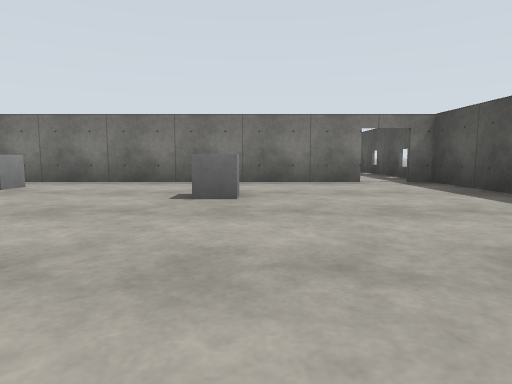
[1] (above)

24 first-person views from a walk through a world built for the Gazebo simulator. The camera is 0.94 m above the floor, tilts 6° down and sees 75° across. The floor is counted in squares, 2 m on a side. Each view is taken from the middle of a square. On the plan, view 1 faces up. The plan holds only what a view shows up to about 9 squares ahead; the rest is blank. Simple patterns stand in for the simulator's built-in surfaces.

[2]
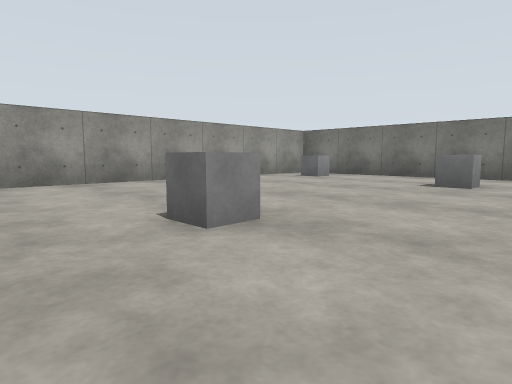

[3]
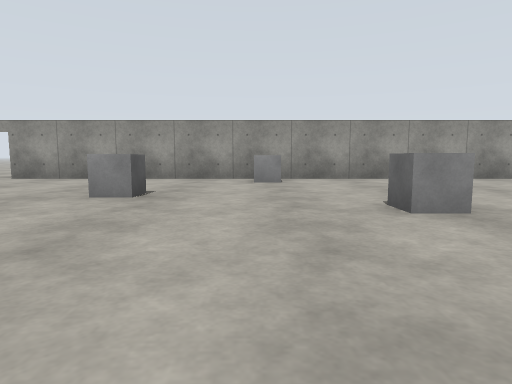

[4]
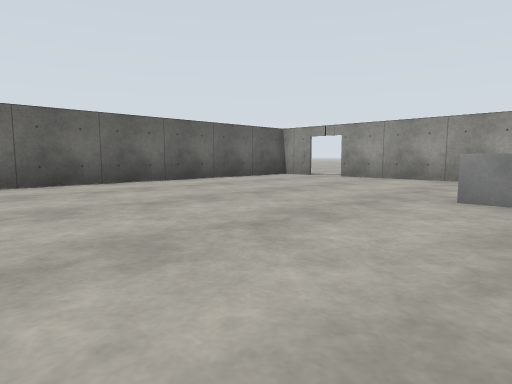

[5]
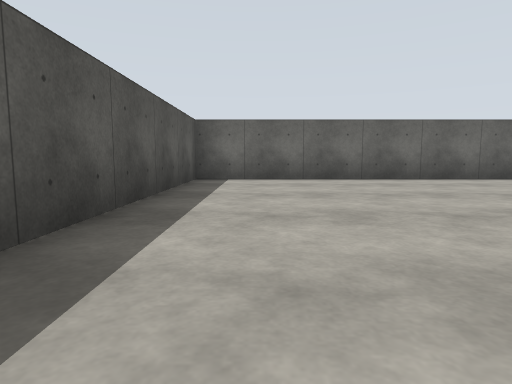

[6]
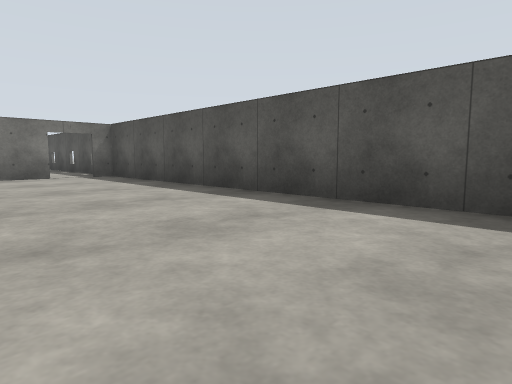

[7]
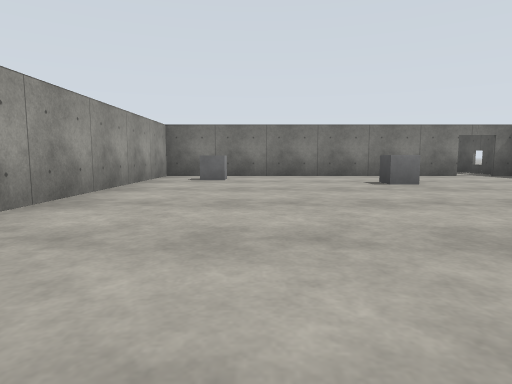

[8]
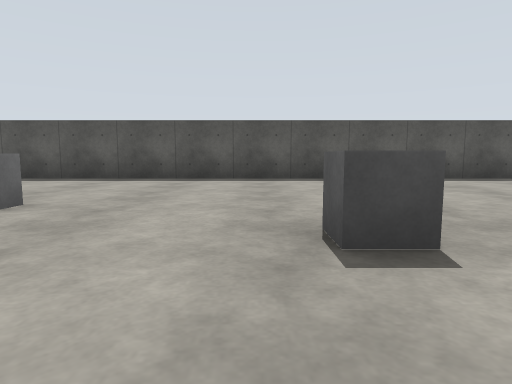

[9]
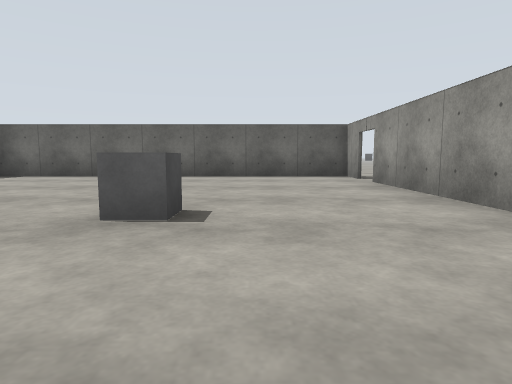

[10]
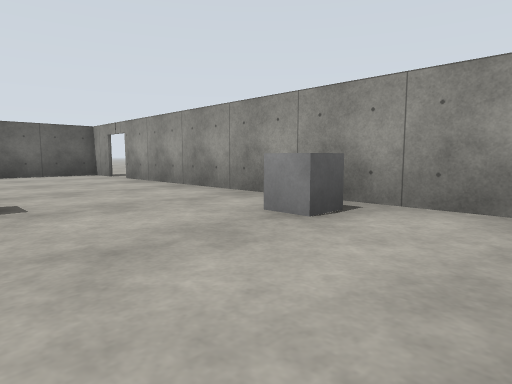

[11]
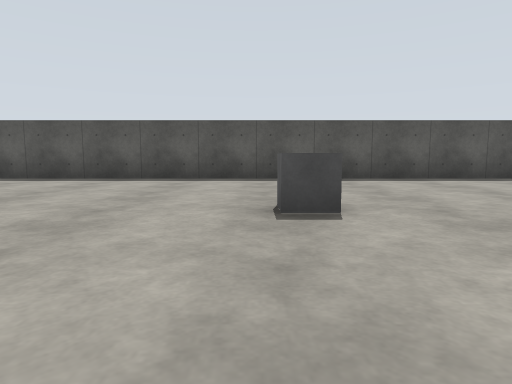

[12]
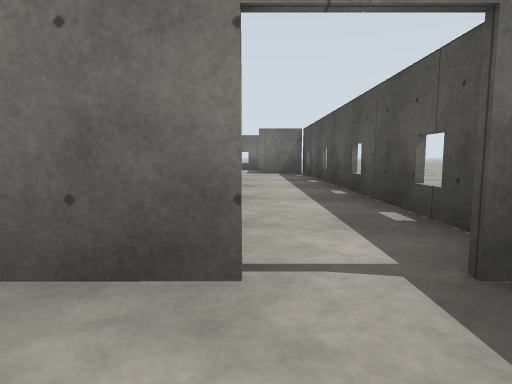

[13]
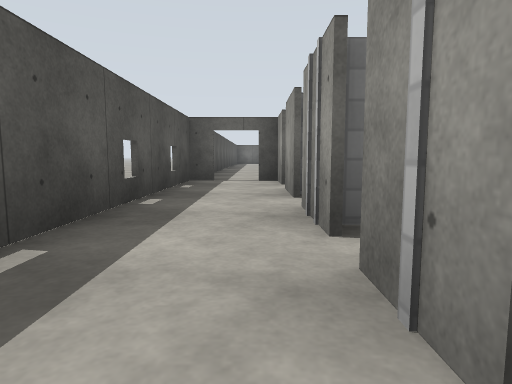

[14]
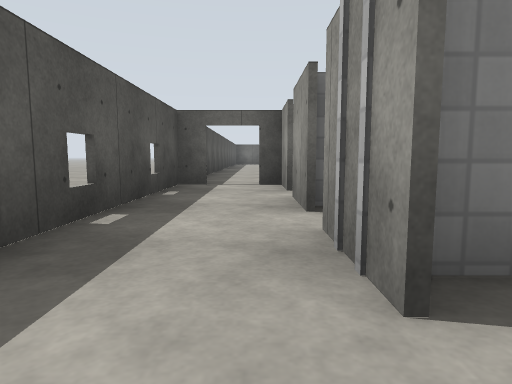

[15]
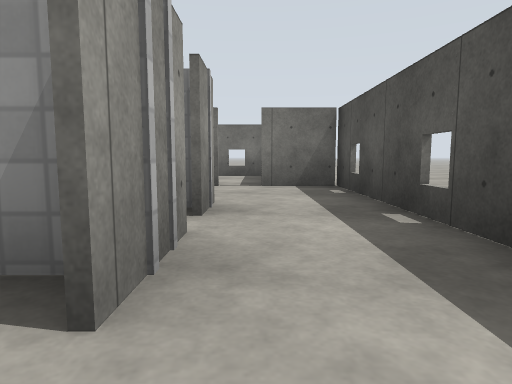

[16]
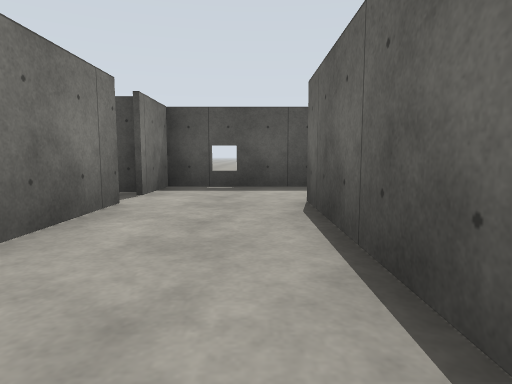

[17]
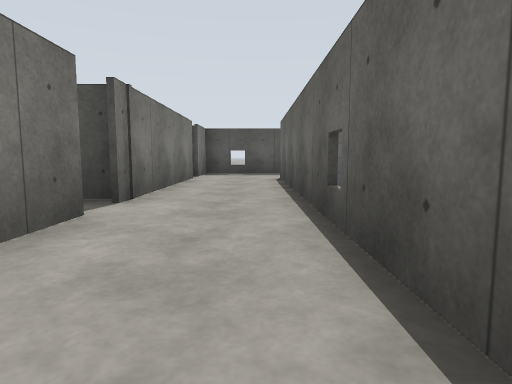

[18]
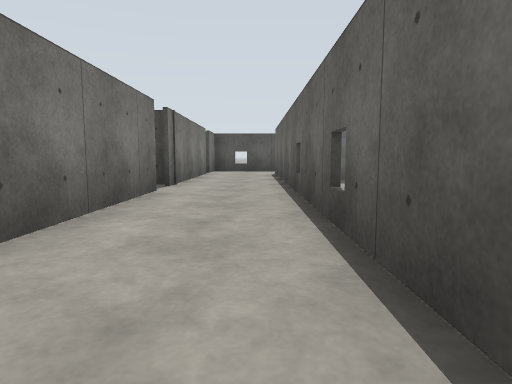

[19]
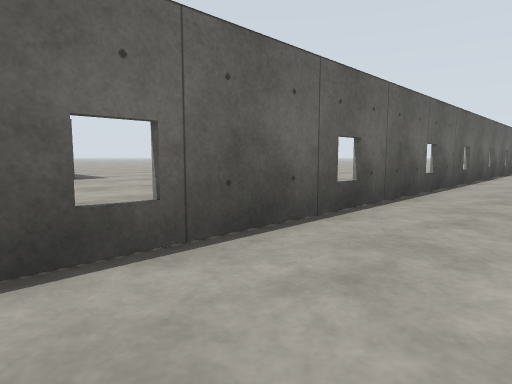

[20]
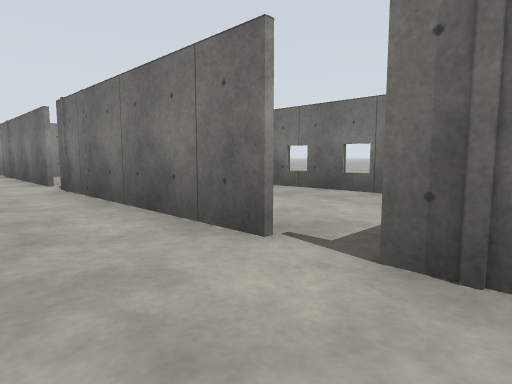

[21]
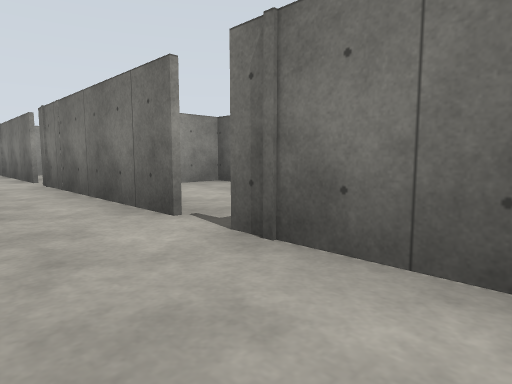

[22]
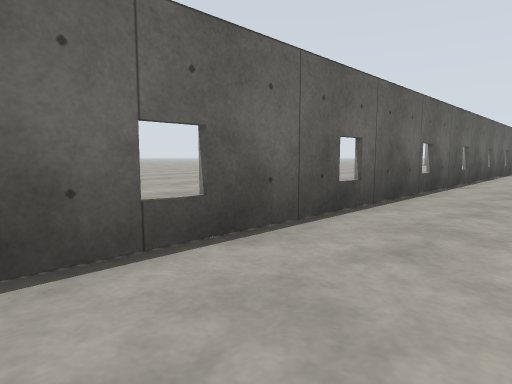

[23]
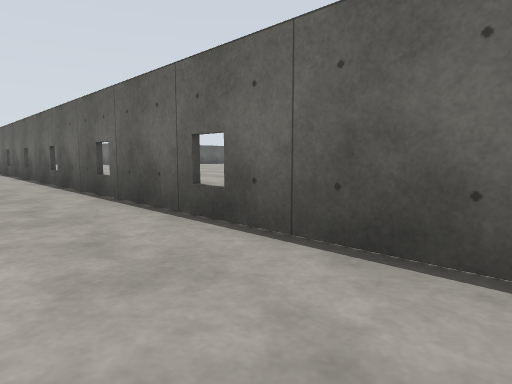

[24]
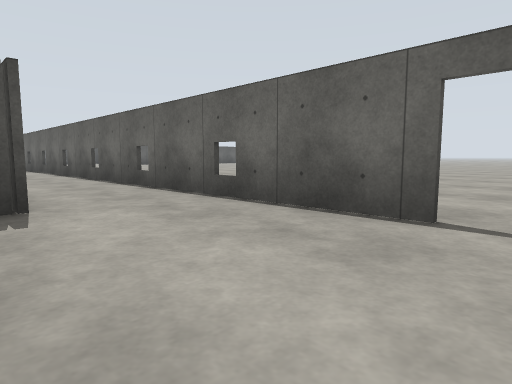

### Floor plan
Points are (right, up) in squares from view 1. A wall is a line through its corners. A room is listed if a view was taken in it or the views show most of it. See-through windows are left out.
Room 1 (views 1, 2, 3, 4, 5, 6, 7, 8, 9, 10, 11, 12)
walls: (2, 6.2) (-5.2, 6.2) (-5.2, -7.4); (-5.2, -8.1) (-5.2, -9.1) (3.3, -9.1) (3.3, 6.4)
ways out: open door at (-5, -7.5); open door at (2.5, 6)
objects: grey box (-4, -2); grey box (-4, 5); grey box (-2, -4); grey box (-1, 0); grey box (-1, 4)
Room 2 (views 13, 14, 15)
walls: (1.6, 11.1) (1.6, 9.7); (1.6, 12.5) (1.6, 11.6); (1.6, 9.2) (1.6, 8); (1.6, 6.3) (2, 6.3); (3.3, 6.4) (3.3, 14.4) (2, 14.4)
ways out: opening at (1, 13) to room 3
Room 3 (views 16, 17, 20, 21, 22)
walls: (-3.3, 14.4) (-7.4, 14.4); (-7.6, 12.5) (1.6, 12.5); (1.5, 14.4) (-2.8, 14.4)
ways out: opening at (1, 13) to room 2; opening at (-8, 13) to room 4; opening at (-3, 14) to room 5
Room 4 (views 18, 23, 24)
walls: (-24.3, 12.5) (-7.6, 12.5); (-8, 14.4) (-12.1, 14.4)
ways out: opening at (-8, 13) to room 3; opening at (-18.5, 14); open door at (-24.5, 12)
Room 5 (view 19)
walls: (-2.3, 14.2) (-2.3, 15); (-3.9, 17.2) (-6.3, 17.2) (-6.3, 16.2)
ways out: opening at (-3, 14) to room 3

Positions as (right, up) in squares from view 1, and headings:
1: (0, 0), facing up
2: (1, -2), facing up-left
3: (2, -2), facing left
4: (2, -3), facing down-left
5: (2, -2), facing down
6: (0, -2), facing up-right
7: (-3, -2), facing up
8: (-4, -3), facing right
9: (-3, -1), facing down
10: (-2, 0), facing down-left
11: (-4, 0), facing right
12: (2, 5), facing up
13: (2, 13), facing down
14: (2, 12), facing down
15: (2, 9), facing up
16: (-2, 13), facing right
17: (-6, 13), facing right
18: (-8, 13), facing right
19: (-3, 14), facing down-left
20: (-2, 13), facing up-left
21: (-1, 13), facing up-left
22: (-7, 14), facing down-left
23: (-24, 14), facing down-right
24: (-25, 15), facing down-right
